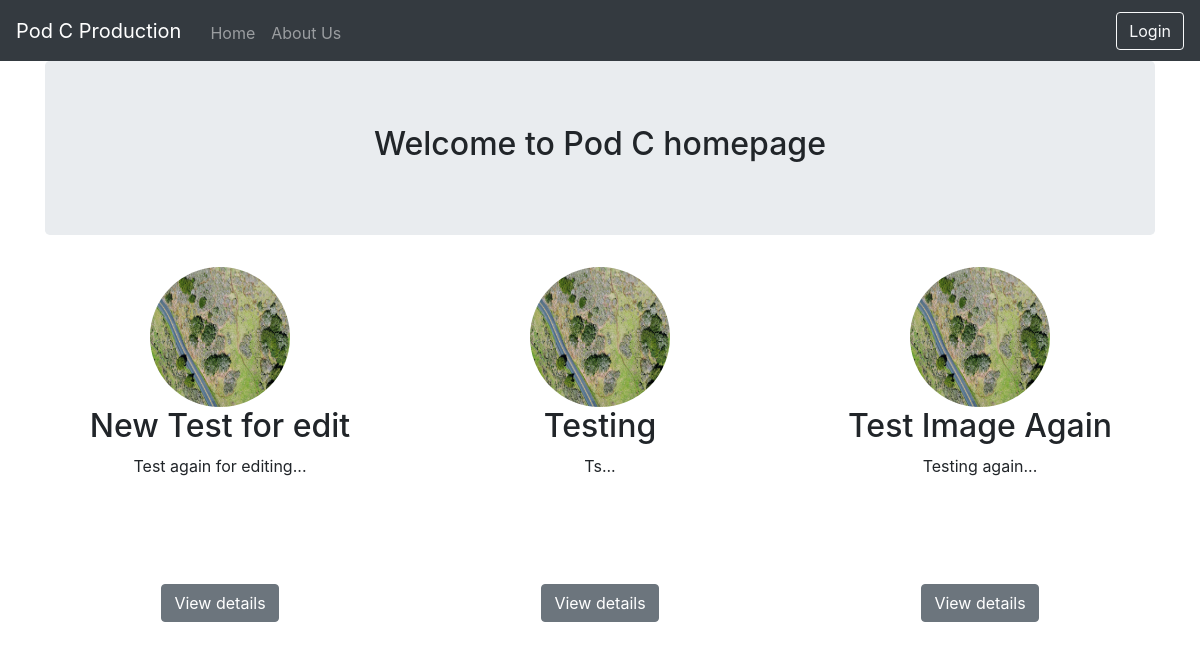
The page /blog/ on the database as committed earlier.
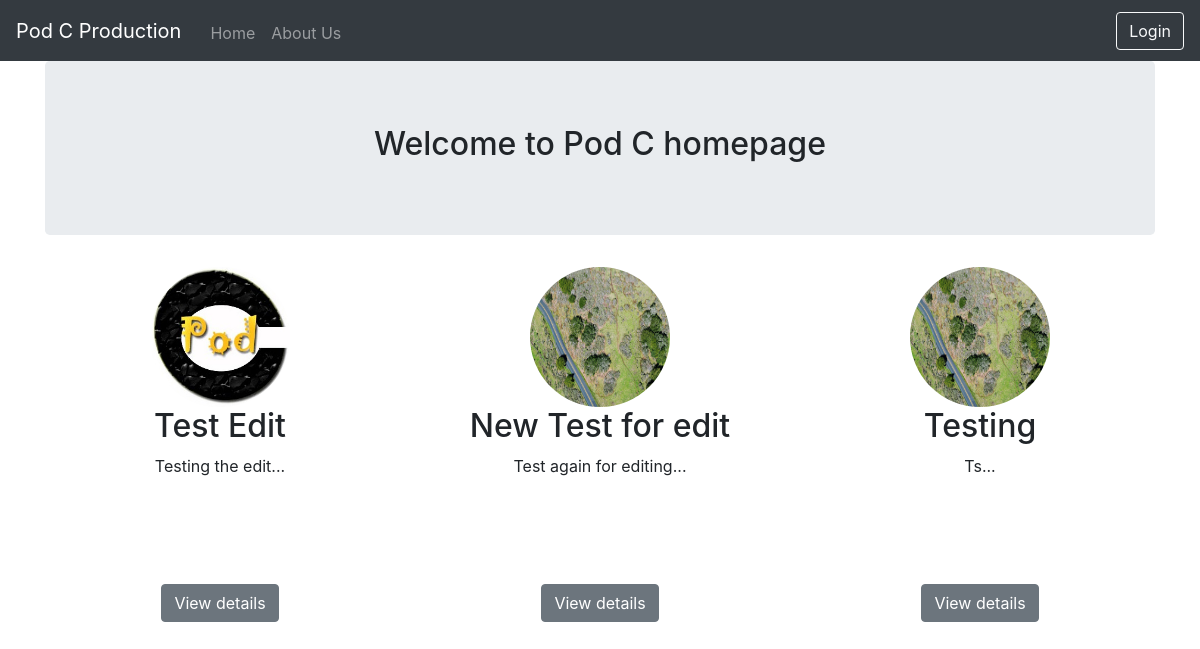
The same page on the database as committed later.
### blog/models.py (models this page shows)
class Article(models.Model):
	pub_date = models.DateTimeField(default=datetime.now, blank=True)
	title = models.CharField(max_length=200)
	author = models.CharField(max_length=100)
	article_title = models.TextField()
	article_image = models.ImageField(upload_to='article_image', blank=True)

### blog/views.py (the view)
def index(request):
    latest_article_list = Article.objects.order_by('-pub_date')[:5]
    template = loader.get_template('blog/index.html')
    context = {
        'latest_article_list': latest_article_list,
    }
    return HttpResponse(template.render(context, request))

### blog/templates/blog/index.html (shortened to what this page needs)
{% extends 'blog/base.html' %}
	{% block body %}
	<div class="container">
		<div class="jumbotron">
			<h2>Welcome to Pod C homepage</h2>
		</div>
	</div>
	{% if latest_article_list %}
	<div class="container">
		<div class="row" id="index-list">
			{% for article in latest_article_list|slice:"3" %}
	          <div class="col-lg-4">
				{% if article.article_image %}
	            <img class="rounded-circle" src="{{ article.article_image.url }}" alt="Generic placeholder image" width="140" height="140">
				{% else %}
				<img class="rounded-circle" src="https://images.pexels.com/photos/917479/pexels-photo-917479.jpeg?auto=compress&cs=tinysrgb&dpr=2&h=650&w=940" width="140" height="140">
				{% endif %}
	            <h2>{{ article.title }}</h2>
	            <div id="art-detail">{{article.article_title|stringformat:".160s"}}...</div>
	            <p><a class="btn btn-secondary" href="/blog/article/{{ article.id }}">View details</a></p>
	          </div>
	        {% endfor %}
	    </div>
	</div>
	{% else %}
	    <p>No polls are available.</p>
	{% endif %}
	{% endblock %}

Rows that differ between the two databases and show on the page:
no longer on this page (row unchanged): Article: article_image (picture), title "Test Image Again", article_title "Testing again"
added Article: article_image (picture), title "Test Edit", article_title "Testing the edit"
